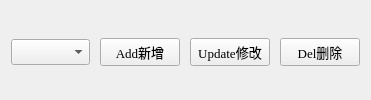
          <widget class="QWidget" name="widget_19" native="true">
           <property name="sizePolicy">
            <sizepolicy hsizetype="Preferred" vsizetype="Fixed">
             <horstretch>0</horstretch>
             <verstretch>0</verstretch>
            </sizepolicy>
           </property>
           <layout class="QHBoxLayout" name="horizontalLayout" stretch="10,0,1,1">
            <property name="spacing">
             <number>10</number>
            </property>
            <property name="topMargin">
             <number>5</number>
            </property>
            <property name="bottomMargin">
             <number>0</number>
            </property>
            <item>
             <widget class="QComboBox" name="comboBox_program">
              <property name="maximumSize">
               <size>
                <width>150</width>
                <height>16777215</height>
               </size>
              </property>
              <property name="font">
               <font>
                <family>微软雅黑</family>
                <pointsize>10</pointsize>
                <bold>false</bold>
               </font>
              </property>
             </widget>
            </item>
            <item>
             <widget class="QPushButton" name="pushButton_add">
              <property name="font">
               <font>
                <family>Times New Roman</family>
                <pointsize>10</pointsize>
                <bold>false</bold>
               </font>
              </property>
              <property name="text">
               <string>Add新增</string>
              </property>
             </widget>
            </item>
            <item>
             <widget class="QPushButton" name="pushButton_update">
              <property name="font">
               <font>
                <family>Times New Roman</family>
                <pointsize>10</pointsize>
                <bold>false</bold>
               </font>
              </property>
              <property name="text">
               <string>Update修改</string>
              </property>
             </widget>
            </item>
            <item>
             <widget class="QPushButton" name="pushButton_delete">
              <property name="font">
               <font>
                <family>Times New Roman</family>
                <pointsize>10</pointsize>
                <bold>false</bold>
               </font>
              </property>
              <property name="text">
               <string>Del删除</string>
              </property>
             </widget>
            </item>
           </layout>
          </widget>
